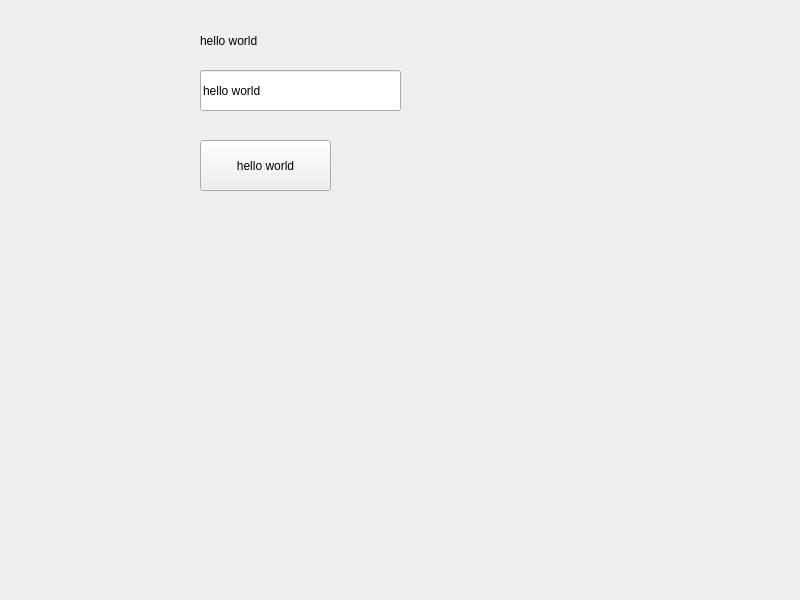
<?xml version="1.0" encoding="UTF-8"?>
<ui version="4.0">
 <class>Widget</class>
 <widget class="QWidget" name="Widget">
  <property name="geometry">
   <rect>
    <x>0</x>
    <y>0</y>
    <width>800</width>
    <height>600</height>
   </rect>
  </property>
  <property name="windowTitle">
   <string>Widget</string>
  </property>
  <widget class="QLineEdit" name="lineEdit">
   <property name="geometry">
    <rect>
     <x>200</x>
     <y>70</y>
     <width>201</width>
     <height>41</height>
    </rect>
   </property>
   <property name="text">
    <string>hello world</string>
   </property>
  </widget>
  <widget class="QPushButton" name="myButton">
   <property name="geometry">
    <rect>
     <x>200</x>
     <y>140</y>
     <width>131</width>
     <height>51</height>
    </rect>
   </property>
   <property name="text">
    <string>hello world</string>
   </property>
  </widget>
  <widget class="QLabel" name="label">
   <property name="geometry">
    <rect>
     <x>200</x>
     <y>20</y>
     <width>101</width>
     <height>41</height>
    </rect>
   </property>
   <property name="text">
    <string>hello world</string>
   </property>
  </widget>
 </widget>
 <resources/>
 <connections/>
</ui>
